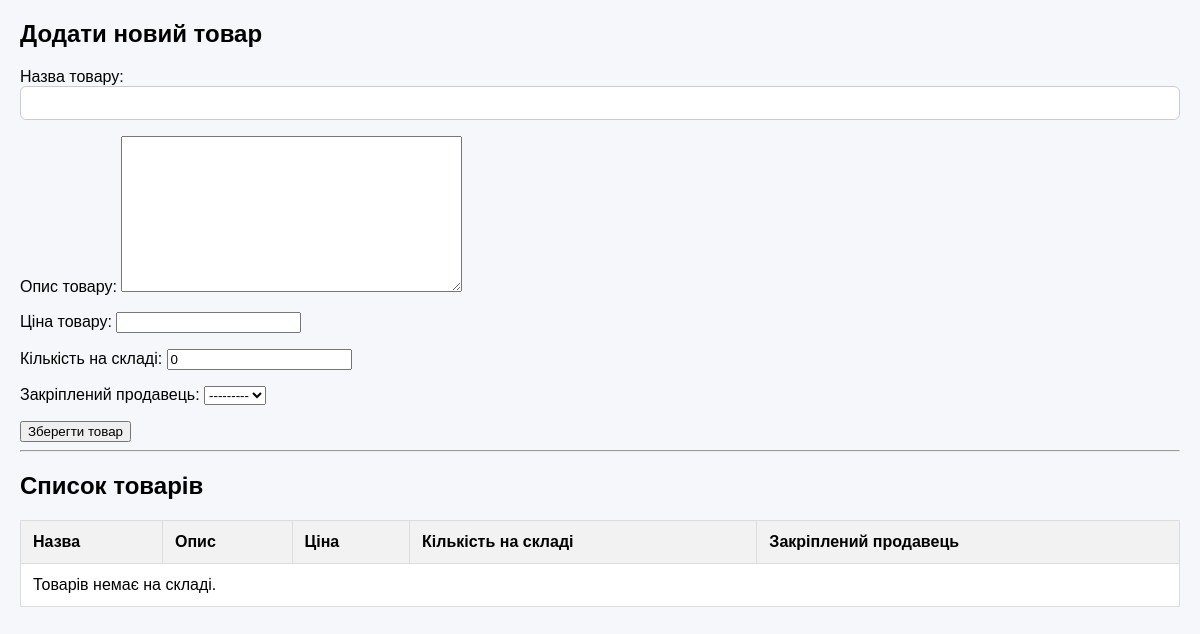
/shop/products/, run on an earlier commit of the app's database.
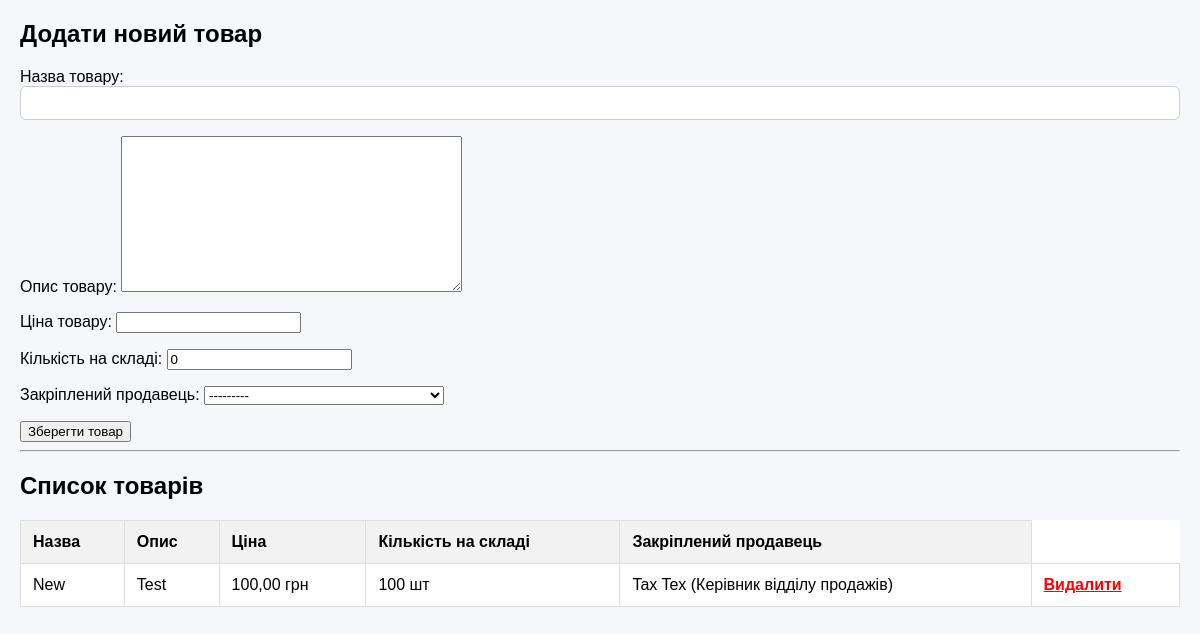
And on a later commit of the database.
### ShopApp/models.py (models this page shows, shortened)
class Product(models.Model):
    id = models.UUIDField(primary_key=True, default=uuid.uuid4, editable=False)
    name = models.CharField(max_length=255, verbose_name="Назва товару")
    description = models.TextField(verbose_name="Опис товару", blank=True, null=True)
    stock_quantity = models.PositiveIntegerField(default=0, verbose_name="Кількість на складі")
    price = models.DecimalField(max_digits=10, decimal_places=2, verbose_name="Ціна товару")
    seller = models.ForeignKey(
        Seller,
        on_delete=models.PROTECT,
        related_name='products',
        verbose_name="Закріплений продавець"
    )
    class Meta:
        verbose_name = "Товар"
        verbose_name_plural = "Товари"
        db_table = 'shop_products'

class Seller(models.Model):
    class Position(models.TextChoices):
        SELLER = 'SELLER', 'Продавець'
        SENIOR_SELLER = 'SENIOR', 'Головний продавець'
        HEAD_OF_SALES = 'HEAD', 'Керівник відділу продажів'
    id = models.UUIDField(primary_key=True, default=uuid.uuid4, editable=False)
    first_name = models.CharField(max_length=255, verbose_name="Ім'я")
    last_name = models.CharField(max_length=255, verbose_name="Прізвище")
    phone = models.CharField(max_length=20, verbose_name="Контактний телефон")
    email = models.EmailField(unique=True, verbose_name="Email")
    hire_date = models.DateField(verbose_name="Дата працевлаштування")
    position = models.CharField(
        max_length=10,
        choices=Position.choices,
        default=Position.SELLER,
        verbose_name="Посада у фірмі"
    )
    def __str__(self):
        return f"{self.last_name} {self.first_name} ({self.get_position_display()})"
    class Meta:
        verbose_name = "Продавець"
        verbose_name_plural = "Продавці"
        db_table = 'shop_sellers'

### ShopApp/views.py (the view)
# urls.py: path('products/', views.products, name='products'),
def products(request):
    if request.method == 'POST':
        form = ProductForm(request.POST)
        if form.is_valid():
            form.save()
            return redirect('products')
    else:
        form = ProductForm()
    products = Product.objects.all()
    return render(request, 'products_list.html', {'products': products, 'form': form})

### ShopApp/forms.py
class ProductForm(forms.ModelForm):
    class Meta:
        model = Product
        fields = ['name', 'description', 'price', 'stock_quantity', 'seller']

### ShopApp/templates/products_list.html (shortened to what this page needs)
{% extends 'layout.html' %}
{% block content %}
<h2>Додати новий товар</h2>
<form method="POST">
    {{ form.as_p }}
    <button type="submit">Зберегти товар</button>
</form>
<hr>
<h2>Список товарів</h2>
<table>
    <thead>
        <tr>
            <th>Назва</th>
            <th>Опис</th>
            <th>Ціна</th>
            <th>Кількість на складі</th>
            <th>Закріплений продавець</th>
        </tr>
    </thead>
    <tbody>
        {% for product in products %}
        <tr>
            <td>{{ product.name }}</td>
            <td>{{ product.description|default:"—" }}</td>
            <td>{{ product.price }} грн</td>
            <td>{{ product.stock_quantity }} шт</td>
            <td>{{ product.seller }}</td>
            <td>
                <a href="{% url 'delete_product' product.id %}" style="color: red; font-weight: bold;">Видалити</a>
            </td>
        </tr>
        {% empty %}
        <tr>
            <td colspan="5">Товарів немає на складі.</td>
        </tr>
        {% endfor %}
    </tbody>
</table>
{% endblock %}

What changed in the data, as far as the page shows it:
added Product: name "New", description "Test", price "100,00", stock_quantity "100", seller "Tax Tex (Керівник відділу продажів)"
Also different on the page:
text no longer shown: "Товарів немає на складі."
